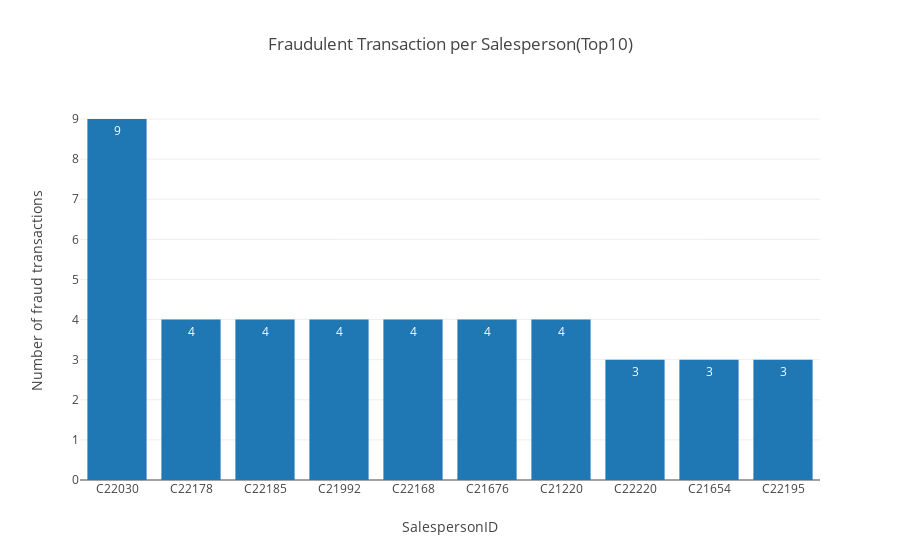

Notebook source saved alongside this figure:
### Code cell
plot_data = [go.Bar(
                x= y.index,
                y= y.ProductID,
                text = y.ProductID,
                textposition = 'auto',
                
        )]
layout = go.Layout(
        autosize=True,
        title = "Fraudulent Transaction per Salesperson(Top10)",
        xaxis=dict(title="SalespersonID"),
        yaxis=dict(title="Number of fraud transactions")
    )

fig = go.Figure(data=plot_data, layout=layout)
iplot(fig)

### Figure 1 — Plotly figure (JSON) as saved in the notebook; plotly's stock layout.template omitted (floating-point values rounded to 4 significant figures)
{"data": [{"text": [9, 4, 4, 4, 4, 4, 4, 3, 3, 3], "textposition": "auto", "type": "bar", "uid": "e12dcdcd-3c36-4f86-a70f-54255a4621a5", "x": ["C22030", "C22178", "C22185", "C21992", "C22168", "C21676", "C21220", "C22220", "C21654", "C22195"], "y": [9, 4, 4, 4, 4, 4, 4, 3, 3, 3]}], "layout": {"autosize": true, "title": {"text": "Fraudulent Transaction per Salesperson(Top10)"}, "xaxis": {"title": {"text": "SalespersonID"}}, "yaxis": {"title": {"text": "Number of fraud transactions"}}}}
